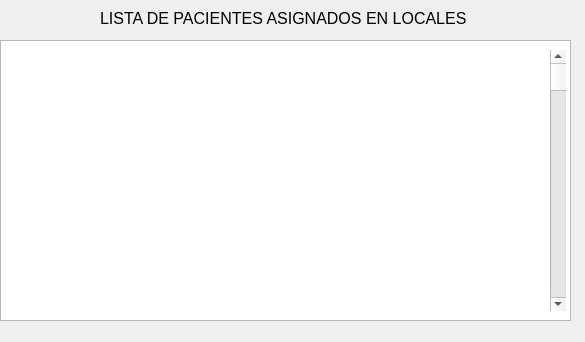
<?xml version="1.0" encoding="UTF-8"?>
<ui version="4.0">
 <class>mostrarDetallesLocalPacientes</class>
 <widget class="QWidget" name="mostrarDetallesLocalPacientes">
  <property name="geometry">
   <rect>
    <x>0</x>
    <y>0</y>
    <width>585</width>
    <height>342</height>
   </rect>
  </property>
  <property name="windowTitle">
   <string>Form</string>
  </property>
  <widget class="QLabel" name="label">
   <property name="geometry">
    <rect>
     <x>100</x>
     <y>10</y>
     <width>371</width>
     <height>16</height>
    </rect>
   </property>
   <property name="font">
    <font>
     <pointsize>12</pointsize>
    </font>
   </property>
   <property name="text">
    <string>LISTA DE PACIENTES ASIGNADOS EN LOCALES</string>
   </property>
  </widget>
  <widget class="QColumnView" name="columnView">
   <property name="geometry">
    <rect>
     <x>0</x>
     <y>40</y>
     <width>571</width>
     <height>281</height>
    </rect>
   </property>
  </widget>
  <widget class="QScrollBar" name="verticalScrollBar">
   <property name="geometry">
    <rect>
     <x>550</x>
     <y>50</y>
     <width>16</width>
     <height>261</height>
    </rect>
   </property>
   <property name="orientation">
    <enum>Qt::Vertical</enum>
   </property>
  </widget>
 </widget>
 <resources/>
 <connections/>
</ui>
